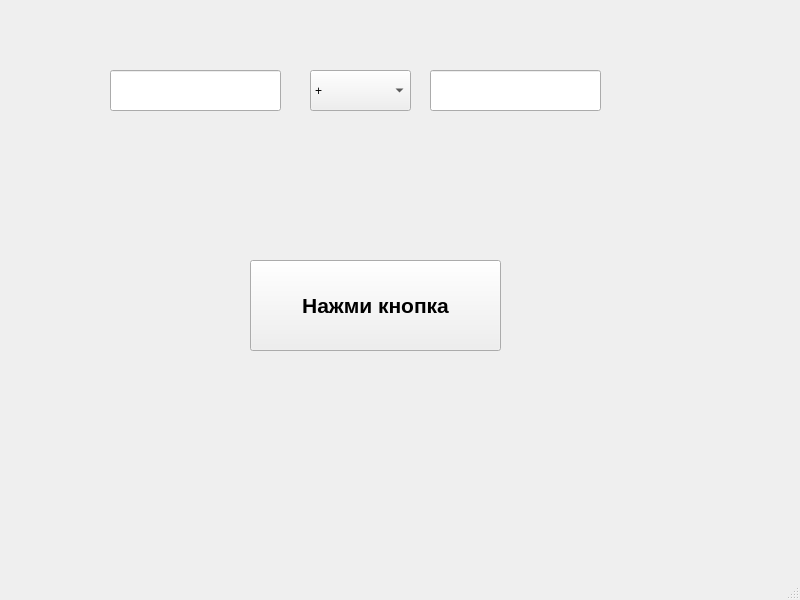
<?xml version="1.0" encoding="UTF-8"?>
<ui version="4.0">
 <class>MainWindow</class>
 <widget class="QMainWindow" name="MainWindow">
  <property name="geometry">
   <rect>
    <x>0</x>
    <y>0</y>
    <width>800</width>
    <height>600</height>
   </rect>
  </property>
  <property name="windowTitle">
   <string>MainWindow</string>
  </property>
  <widget class="QWidget" name="centralwidget">
   <widget class="QPushButton" name="pushButton">
    <property name="geometry">
     <rect>
      <x>250</x>
      <y>260</y>
      <width>251</width>
      <height>91</height>
     </rect>
    </property>
    <property name="font">
     <font>
      <pointsize>16</pointsize>
      <weight>75</weight>
      <bold>true</bold>
     </font>
    </property>
    <property name="text">
     <string>Нажми кнопка</string>
    </property>
   </widget>
   <widget class="QLineEdit" name="lineEdit">
    <property name="geometry">
     <rect>
      <x>110</x>
      <y>70</y>
      <width>171</width>
      <height>41</height>
     </rect>
    </property>
   </widget>
   <widget class="QLineEdit" name="lineEdit_3">
    <property name="geometry">
     <rect>
      <x>430</x>
      <y>70</y>
      <width>171</width>
      <height>41</height>
     </rect>
    </property>
   </widget>
   <widget class="QComboBox" name="comboBox">
    <property name="geometry">
     <rect>
      <x>310</x>
      <y>70</y>
      <width>101</width>
      <height>41</height>
     </rect>
    </property>
    <item>
     <property name="text">
      <string>+</string>
     </property>
    </item>
    <item>
     <property name="text">
      <string>-</string>
     </property>
    </item>
    <item>
     <property name="text">
      <string>*</string>
     </property>
    </item>
    <item>
     <property name="text">
      <string>/</string>
     </property>
    </item>
   </widget>
  </widget>
  <widget class="QMenuBar" name="menubar">
   <property name="geometry">
    <rect>
     <x>0</x>
     <y>0</y>
     <width>800</width>
     <height>26</height>
    </rect>
   </property>
  </widget>
  <widget class="QStatusBar" name="statusbar"/>
 </widget>
 <resources/>
 <connections/>
</ui>
